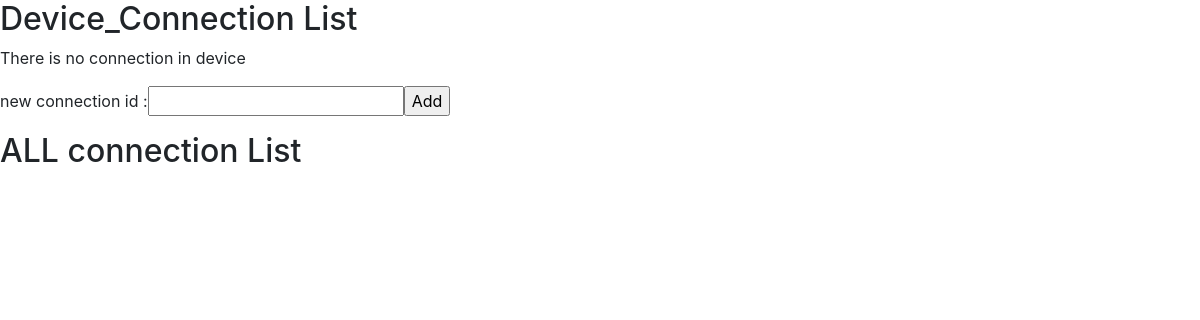
The page /api/v1/device/0cf49c6a-db4a-44a9-90a8-1d0bbc6dd4dc/connection/ on the database as committed earlier.
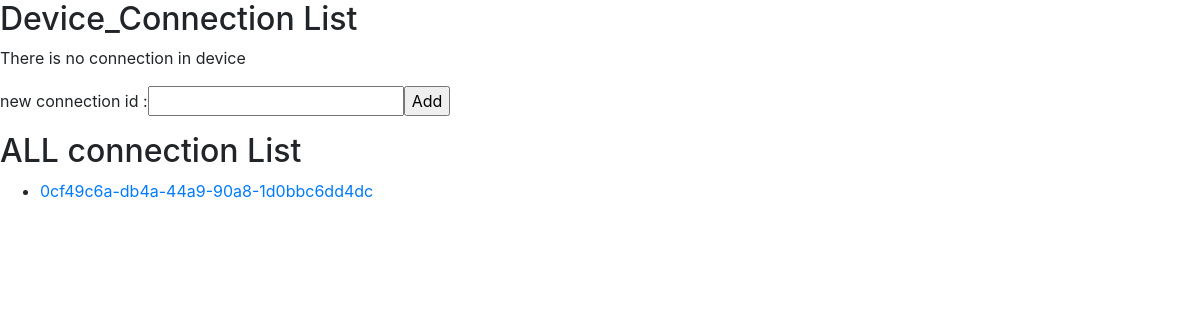
The same page on the database as committed later.
### connection/models.py (models this page shows)
class Connection(models.Model):
    id = models.CharField(max_length=36, primary_key=True, default=uuid.uuid4())
    key = models.CharField(max_length=50)
    label_ko = models.CharField(max_length=50)
    label_en = models.CharField(max_length=50)
    super_permission = models.IntegerField()
    user_permission = models.IntegerField()
    is_object = models.BooleanField()
    is_array = models.BooleanField()
    is_object_array = models.BooleanField()
    created_at = models.DateTimeField(auto_now_add=True)
    updated_at = models.DateTimeField(auto_now=True)

### device/views.py (the view, shortened to what this page needs)
# urls.py: path('<device_id>/connection/',views.device_connection),
@csrf_exempt
def device_connection(request, device_id):
    if request.method == 'GET':
        device_connection_list = Device_Connection.objects.filter(device_id=device_id)
        connection_list = Connection.objects.all()
        context = {'category': 'device', 'sub_category': 'connection', 'included_list': device_connection_list,
                   'sub_list': connection_list}
        return render(request, 'deviceconnectionviewer.html', context)

### templates/deviceconnectionviewer.html
{% load static %}
<link rel="stylesheet" type="text/css" href="{% static 'bootstrap.min.css' %}">
<h2>Device_Connection List</h2>
{% if included_list %}
    <ul>
    {% for included in included_list %}
        <div class = "form-inline form-group">
            <li><a href="/api/v1/connection/{{ included.connection.id }}">{{ included.connection.id }}</a></li>
        </div>
    {% endfor %}
    </ul>
    {% else %}
    <p>There is no {{ sub_category }} in {{ category }}</p>
{% endif %}
<form method = "POST">
        <div class = "form-inline form-group">
            <label> new connection id : </label><label>
            <input name="id" type="text">
                                <input type="submit" value = "Add">
        </label>
        </div>
</form>
<h2> ALL {{ sub_category }} List</h2>
{% if sub_list %}
    <ul>
    {% for item in sub_list %}
      <li><a href='/api/v1/{{ sub_category }}/{{ item }}'>{{ item.id }}</a></li>
    {% endfor %}
    </ul>
{% endif %}

Rows that differ between the two databases and show on the page:
added Connection: id "0cf49c6a-db4a-44a9-90a8-1d0bbc6dd4dc"
